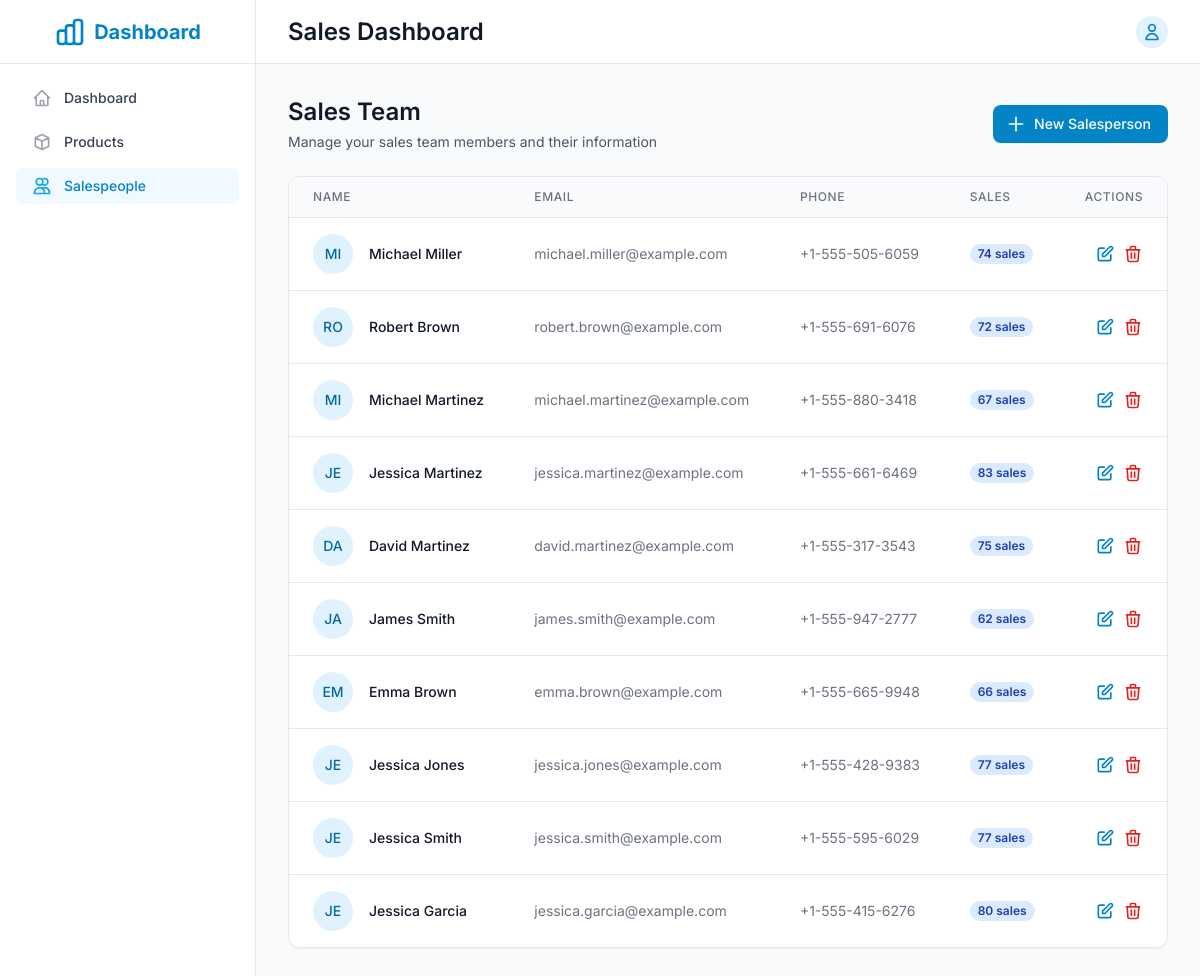
Screenshot of /salespeople/ with the database file from the repository.
### sales/models.py (models this page shows, shortened)
class Salesperson(models.Model):
    name = models.CharField(max_length=200)
    email = models.EmailField(unique=True)
    phone = models.CharField(max_length=20)
    created_at = models.DateTimeField(auto_now_add=True)
    class Meta:
        ordering = ['name']

### dashboard/views.py (the view)
# urls.py: path('salespeople/', views.SalespersonListView.as_view(), name='salesperson-list'),
class SalespersonListView(ListView):
    model = Salesperson
    template_name = 'dashboard/salesperson_list.html'
    context_object_name = 'salespeople'
    ordering = ['-created_at']

### templates/dashboard/salesperson_list.html (shortened to what this page needs)
{% extends 'dashboard/base.html' %}
{% block content %}
<div class="space-y-6">
    <div class="flex flex-col sm:flex-row items-start sm:items-center justify-between gap-4">
        <div>
            <h1 class="text-xl lg:text-2xl font-semibold text-gray-900">Sales Team</h1>
            <p class="mt-1 text-sm text-gray-600">Manage your sales team members and their information</p>
        </div>
        <a href="{% url 'salesperson-create' %}"
           class="inline-flex items-center px-4 py-2 border border-transparent rounded-lg shadow-sm text-sm font-medium text-white bg-primary-600 hover:bg-primary-700 focus:outline-none focus:ring-2 focus:ring-offset-2 focus:ring-primary-500">
            <svg class="-ml-1 mr-2 h-5 w-5" fill="none" stroke="currentColor" viewBox="0 0 24 24">
                <path stroke-linecap="round" stroke-linejoin="round" stroke-width="2" d="M12 4v16m8-8H4" />
            </svg>
            New Salesperson
        </a>
    </div>
    <div class="bg-white rounded-xl shadow-sm border border-gray-200 overflow-hidden">
        <div class="overflow-x-auto">
            <table class="min-w-full divide-y divide-gray-200">
                <thead class="bg-gray-50">
                    <tr>
                        <th scope="col" class="px-4 sm:px-6 py-3 text-left text-xs font-medium text-gray-500 uppercase tracking-wider">
                            Name
                        </th>
                        <th scope="col" class="hidden md:table-cell px-6 py-3 text-left text-xs font-medium text-gray-500 uppercase tracking-wider">
                            Email
                        </th>
                        <th scope="col" class="hidden sm:table-cell px-6 py-3 text-left text-xs font-medium text-gray-500 uppercase tracking-wider">
                            Phone
                        </th>
                        <th scope="col" class="px-4 sm:px-6 py-3 text-left text-xs font-medium text-gray-500 uppercase tracking-wider">
                            Sales
                        </th>
                        <th scope="col" class="px-4 sm:px-6 py-3 text-right text-xs font-medium text-gray-500 uppercase tracking-wider">
                            Actions
                        </th>
                    </tr>
                </thead>
                <tbody class="bg-white divide-y divide-gray-200">
                    {% for salesperson in salespeople %}
                    <tr class="hover:bg-gray-50">
                        <td class="px-4 sm:px-6 py-4 whitespace-nowrap">
                            <div class="flex items-center">
                                <div class="flex-shrink-0 h-8 w-8 sm:h-10 sm:w-10">
                                    <span class="h-8 w-8 sm:h-10 sm:w-10 rounded-full bg-primary-100 flex items-center justify-center">
                                        <span class="text-primary-700 font-medium text-sm">
                                            {{ salesperson.name|slice:":2"|upper }}
                                        </span>
                                    </span>
                                </div>
                                <div class="ml-3 sm:ml-4">
                                    <div class="text-sm font-medium text-gray-900">
                                        {{ salesperson.name }}
                                    </div>
                                </div>
                            </div>
                        </td>
                        <td class="hidden md:table-cell px-6 py-4 whitespace-nowrap text-sm text-gray-500">
                            {{ salesperson.email }}
                        </td>
                        <td class="hidden sm:table-cell px-6 py-4 whitespace-nowrap text-sm text-gray-500">
                            {{ salesperson.phone }}
                        </td>
                        <td class="px-4 sm:px-6 py-4 whitespace-nowrap text-sm text-gray-500">
                            {% with sales_count=salesperson.sale_set.count %}
                            <div class="flex items-center">
                                <span class="px-2 inline-flex text-xs leading-5 font-semibold rounded-full bg-blue-100 text-blue-800">
                                    {{ sales_count }} sales
                                </span>
                            </div>
                            {% endwith %}
                        </td>
                        <td class="px-4 sm:px-6 py-4 whitespace-nowrap text-right text-sm font-medium">
                            <div class="flex justify-end space-x-2">
                                <a href="{% url 'salesperson-update' salesperson.pk %}"
                                   class="text-primary-600 hover:text-primary-900">
                                    <svg class="h-5 w-5" fill="none" stroke="currentColor" viewBox="0 0 24 24">
                                        <path stroke-linecap="round" stroke-linejoin="round" stroke-width="2"
                                              d="M11 5H6a2 2 0 00-2 2v11a2 2 0 002 2h11a2 2 0 002-2v-5m-1.414-9.414a2 2 0 112.828 2.828L11.828 15H9v-2.828l8.586-8.586z" />
                                    </svg>
                                </a>
                                <a href="{% url 'salesperson-delete' salesperson.pk %}"
                                   class="text-red-600 hover:text-red-900">
                                    <svg class="h-5 w-5" fill="none" stroke="currentColor" viewBox="0 0 24 24">
                                        <path stroke-linecap="round" stroke-linejoin="round" stroke-width="2"
                                              d="M19 7l-.867 12.142A2 2 0 0116.138 21H7.862a2 2 0 01-1.995-1.858L5 7m5 4v6m4-6v6m1-10V4a1 1 0 00-1-1h-4a1 1 0 00-1 1v3M4 7h16" />
                                    </svg>
                                </a>
                            </div>
                        </td>
                    </tr>
                    {% endfor %}
                </tbody>
            </table>
        </div>
    </div>
</div>
{% endblock %}

### static/css/dashboard/style.css (style rules this page uses)
body { font-family: 'Inter', sans-serif; }

### rows the page displays
Salesperson: name "MI", name "Michael Miller", email "michael.miller@example.com", phone "+1-555-505-6059", sale_set.count "74"
Salesperson: name "RO", name "Robert Brown", email "robert.brown@example.com", phone "+1-555-691-6076", sale_set.count "72"
Salesperson: name "MI", name "Michael Martinez", email "michael.martinez@example.com", phone "+1-555-880-3418", sale_set.count "67"
Salesperson: name "JE", name "Jessica Martinez", email "jessica.martinez@example.com", phone "+1-555-661-6469", sale_set.count "83"
Salesperson: name "DA", name "David Martinez", email "david.martinez@example.com", phone "+1-555-317-3543", sale_set.count "75"
Salesperson: name "JA", name "James Smith", email "james.smith@example.com", phone "+1-555-947-2777", sale_set.count "62"
Salesperson: name "EM", name "Emma Brown", email "emma.brown@example.com", phone "+1-555-665-9948", sale_set.count "66"
Salesperson: name "JE", name "Jessica Jones", email "jessica.jones@example.com", phone "+1-555-428-9383", sale_set.count "77"
Salesperson: name "JE", name "Jessica Smith", email "jessica.smith@example.com", phone "+1-555-595-6029", sale_set.count "77"
Salesperson: name "JE", name "Jessica Garcia", email "jessica.garcia@example.com", phone "+1-555-415-6276", sale_set.count "80"
